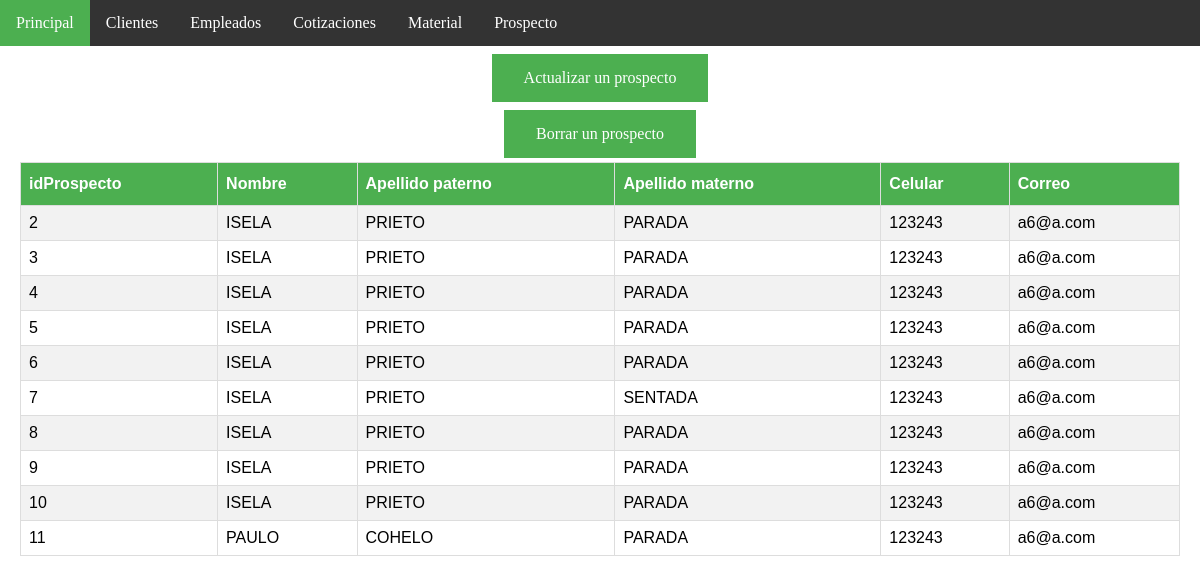
Screenshot of /prospectoAdmon.php (signed in) with the database file from the repository.
### tables this page shows
CREATE TABLE `prospecto` (
  `idProspecto` int(11) NOT NULL AUTO_INCREMENT,
  `nombre` varchar(45) NOT NULL,
  `ape_pat` varchar(45) NOT NULL,
  `ape_mat` varchar(45) NOT NULL,
  `cel` varchar(45) NOT NULL,
  `correo` varchar(45) NOT NULL,
  PRIMARY KEY (`idProspecto`)
);

### prospectoAdmon.php (the view, shortened to what this page needs)
<!DOCTYPE html>
<html>
<head>
	<link rel="stylesheet" type="text/css" href="css/page_style.css">
</head>
<body>
<ul>
  <li><a class="active" href="indexAdmin.php">Principal</a></li>
  <li><a href="clienteAdmon.php">Clientes</a></li>
  <li><a href="empleadoAdmon.php">Empleados</a></li>
  <li><a href="cotizacionAdmon.php">Cotizaciones</a></li>
  <li><a href="materialAdmon.php">Material</a></li>
  <li><a href="prospectoAdmon.php">Prospecto</a></li>
</ul>
<div style="padding:20px;margin-top:30px;height:1500px;">
<div align="center">
	<a class="buttonSha" href="updateProspecto.php">Actualizar un prospecto</a><br>
	<a class="buttonSha" href="deleteProspecto.php">Borrar un prospecto</a><br>
</div>
<?php
	$usuario = "root";
	$servidor = "localhost";
$conexion = mysqli_connect( $servidor, $usuario, "" )
or die ("No se ha podido conectar al servidor BD");
$consulta = "SELECT * FROM prospecto";
$resultado = mysqli_query( $conexion, $consulta )
        or die ( "Algo ha ido mal en la consulta a la base de datos");
echo"<center>";
echo "<table>";
	echo "<tr>";
		echo "<th>idProspecto</th>";
		echo "<th>Nombre</th>";
	    echo "<th>Apellido paterno</th>";
	    echo "<th>Apellido materno</th>";
	    echo "<th>Celular</th>";
	    echo "<th>Correo</th>";
	echo "</tr>";
	while ($registro = mysqli_fetch_array( $resultado ))
		{
		echo "<tr>";
		echo "<td>" . $registro['idProspecto'] . "</td><td>" . $registro['nombre'] . "</td>";
		echo "<td>".$registro['ape_pat']."</td>";
		echo "<td>".$registro['ape_mat']. "</td>";
		echo "<td>".$registro['cel']. "</td>";
		echo "<td>".$registro['correo']. "</td>";
	echo "</tr>";
		}
	echo "</table>";
 ?>
</div>
</body>
</html>

### css/page_style.css (style rules this page uses)
.buttonSha { background-color: #4CAF50; border: none; color: white; padding: 15px 32px; text-align: center; text-decoration: none; display: inline-block; font-size: 16px; margin: 4px 2px; cursor: pointer; -webkit-transition-duration: 0.4s; transition-duration: 0.4s; }
table { font-family: "Trebuchet MS", Arial, Helvetica, sans-serif; border-collapse: collapse; width: 100%; }
td,th { border: 1px solid #ddd; padding: 8px; }
tr:nth-child(even) { background-color: #f2f2f2; }
th { padding-top: 12px; padding-bottom: 12px; text-align: left; background-color: #4CAF50; color: white; }
* { box-sizing: border-box; }
body { margin:0; }
ul { list-style-type: none; margin: 0; padding: 0; overflow: hidden; background-color: #333; position: fixed; top: 0; width: 100%; }
li { float: left; }
li a { display: block; color: white; text-align: center; padding: 14px 16px; text-decoration: none; }
.active { background-color: #4CAF50; }

### rows the page displays
prospecto: idProspecto "2", nombre "ISELA", ape_pat "PRIETO", ape_mat "PARADA", cel "123243", correo "a6@a.com"
prospecto: idProspecto "3", nombre "ISELA", ape_pat "PRIETO", ape_mat "PARADA", cel "123243", correo "a6@a.com"
prospecto: idProspecto "4", nombre "ISELA", ape_pat "PRIETO", ape_mat "PARADA", cel "123243", correo "a6@a.com"
prospecto: idProspecto "5", nombre "ISELA", ape_pat "PRIETO", ape_mat "PARADA", cel "123243", correo "a6@a.com"
prospecto: idProspecto "6", nombre "ISELA", ape_pat "PRIETO", ape_mat "PARADA", cel "123243", correo "a6@a.com"
prospecto: idProspecto "7", nombre "ISELA", ape_pat "PRIETO", ape_mat "SENTADA", cel "123243", correo "a6@a.com"
prospecto: idProspecto "8", nombre "ISELA", ape_pat "PRIETO", ape_mat "PARADA", cel "123243", correo "a6@a.com"
prospecto: idProspecto "9", nombre "ISELA", ape_pat "PRIETO", ape_mat "PARADA", cel "123243", correo "a6@a.com"
prospecto: idProspecto "10", nombre "ISELA", ape_pat "PRIETO", ape_mat "PARADA", cel "123243", correo "a6@a.com"
prospecto: idProspecto "11", nombre "PAULO", ape_pat "COHELO", ape_mat "PARADA", cel "123243", correo "a6@a.com"
